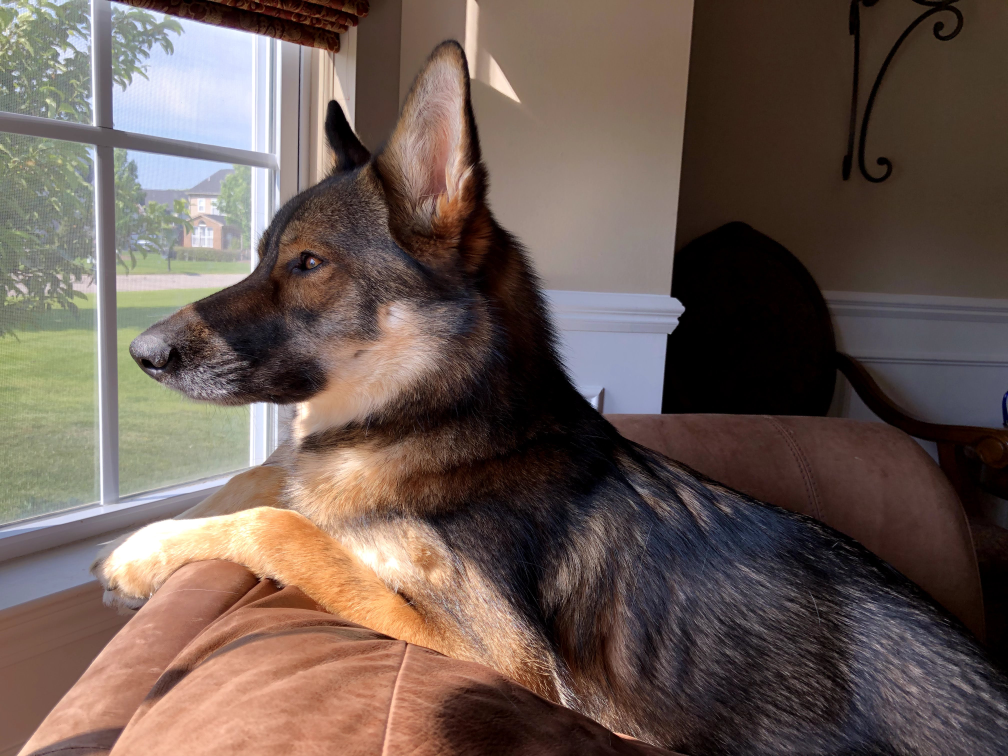
#> input picture Picture/bella.jpg, 4032 x 3024 px (shown at 1/4 size)
$ python thresh.py
#> lines starting #> are read from the running program, lines starting #| are printed output that depends on the picture; after the words box and inside, x2 and y2 are one past the last pixel; in counts of white or black regions, pixels touching at a corner belong together
#> further down, img is the input picture: shape (3024, 4032, 3); mean B, G, R 83.2, 90.5, 106.9
import cv2 as cv
import numpy as np

def rescaleFrame(frame, scale = 0.75):
#> called with scale = 0.4
    width = int(frame.shape[1] * scale)
#> width = 1612
    height = int(frame.shape[0] * scale)
#> height = 1209
    dimensions = (width,height)
#> dimensions = (1612, 1209)

    return cv.resize(frame, dimensions, interpolation=cv.INTER_AREA)


img = cv.imread('Picture/bella.jpg')
resized_image = rescaleFrame(img, 0.4)
img = resized_image

gray = cv.cvtColor(img, cv.COLOR_BGR2GRAY)
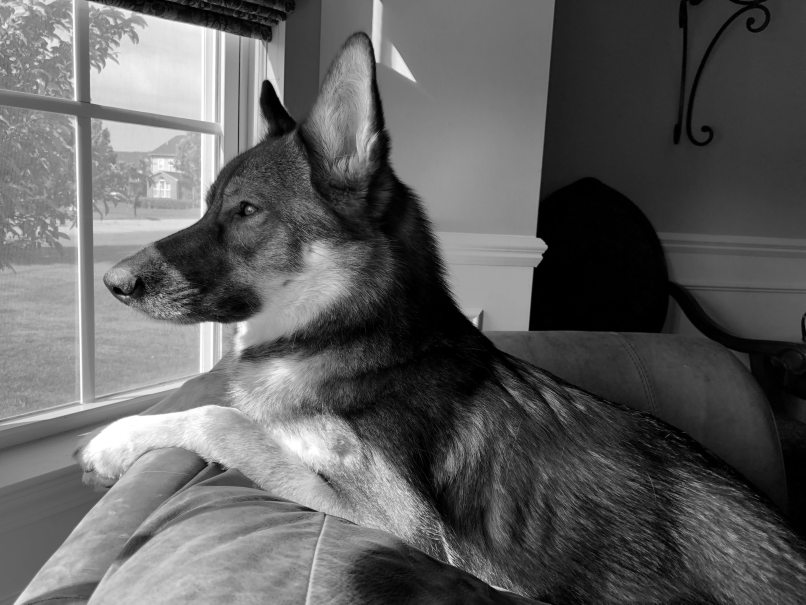
#> gray: shape (1209, 1612) (shown at 1/2 size); min 0, max 255, mean 94.6
cv.imshow('Gray', gray)

threshold, thresh = cv.threshold(gray, 150, 255, cv.THRESH_BINARY) #If the threshold value is above 150, color goes to white, if it's below, color goes to black. Thresh is the thresholded image that is returned from the function
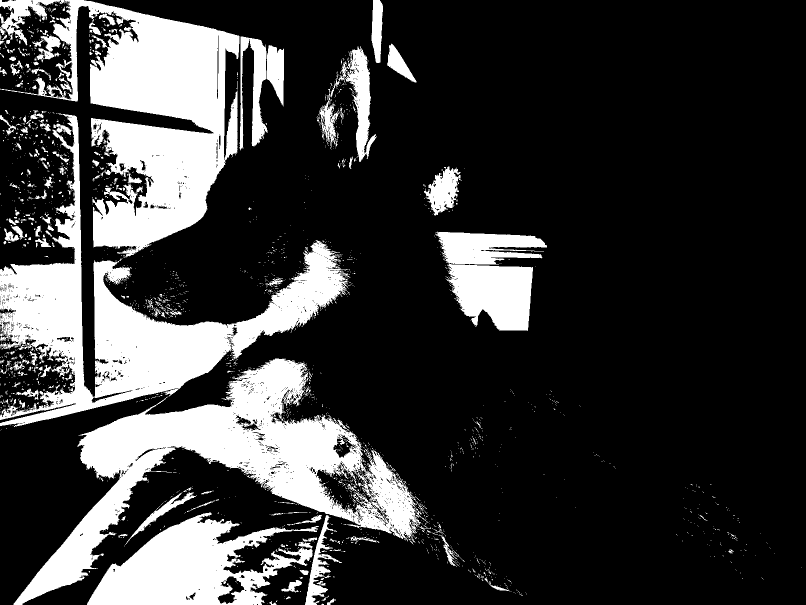
#> thresh: shape (1209, 1612) (shown at 1/2 size); 22.3% white; 2414 white regions (2216 under 20 px), largest, box (x1, y1, x2, y2) and area: (27, 717, 862, 1209) 104533, (0, 0, 479, 516) 103458, (0, 227, 701, 854) 101497
#cv.imshow('Thresholded', thresh)

threshold_inv, thresh_inv = cv.threshold(gray, 150, 255, cv.THRESH_BINARY_INV)
#cv.imshow('Thresholded Inverse', thresh_inv)

#Adaptive Thresholding
adaptive_thresh_m = cv.adaptiveThreshold(gray, 255, cv.ADAPTIVE_THRESH_MEAN_C, cv.THRESH_BINARY, 11, 3)
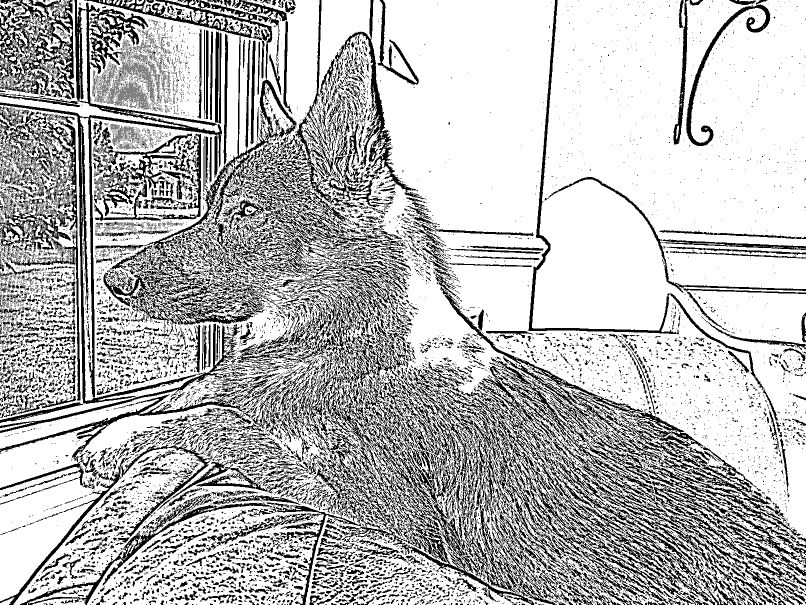
#> adaptive_thresh_m: shape (1209, 1612) (shown at 1/2 size); 72.8% white; 15848 black regions (13945 under 20 px), largest, box (x1, y1, x2, y2) and area: (542, 579, 1329, 1209) 69937, (870, 547, 1612, 1209) 60421, (168, 0, 788, 666) 48361
cv.imshow("Adaptive Thresholding Mean", adaptive_thresh_m)

adaptive_thresh_g = cv.adaptiveThreshold(gray, 255, cv.ADAPTIVE_THRESH_GAUSSIAN_C, cv.THRESH_BINARY, 11, 3)
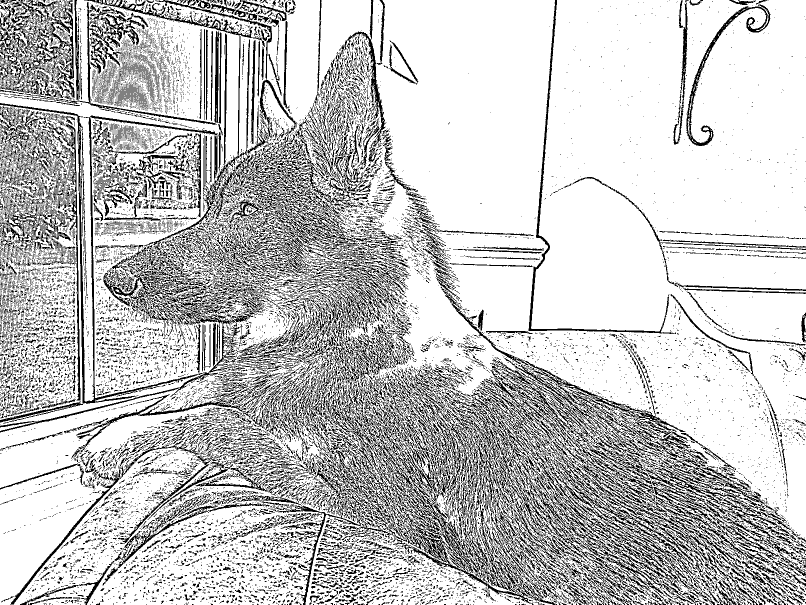
#> adaptive_thresh_g: shape (1209, 1612) (shown at 1/2 size); 76.8% white; black in thin lines or dots
cv.imshow("Adaptive Thresholding Gaussian", adaptive_thresh_g)

cv.waitKey(0)

$ run again, with Picture/faces.jpg copied over Picture/bella.jpg
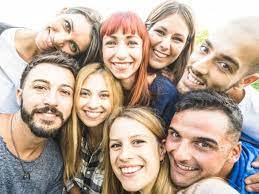
#> input picture Picture/faces.jpg, 259 x 194 px
#> img is the input picture: shape (194, 259, 3); mean B, G, R 153.4, 167.2, 185.7
#> `threshold, thresh = cv.threshold(gray, 150, 255, cv.THRESH_BINARY) #If..`:
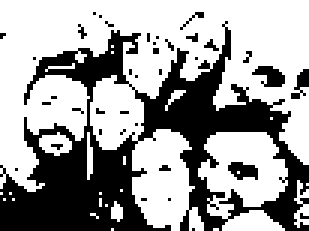
#> thresh: shape (77, 103) (shown 3 times larger); 62.7% white; 38 black regions (34 under 20 px), largest, box (x1, y1, x2, y2) and area: (0, 7, 103, 77) 2730, (84, 22, 95, 29) 48, (76, 54, 86, 60) 42, (97, 23, 103, 33) 31
#> adaptive_thresh_m: shape (77, 103); 59.8% white; 46 black regions (36 under 20 px), largest, box (x1, y1, x2, y2) and area: (0, 1, 103, 77) 2600, (96, 18, 103, 36) 75, (83, 21, 95, 30) 61
#> `adaptive_thresh_g = cv.adaptiveThreshold(gray, 255, cv.ADAPTIVE_THRESH..`:
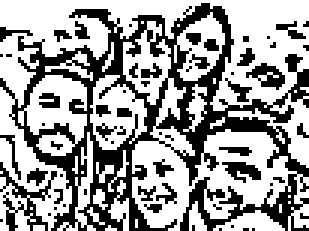
#> adaptive_thresh_g: shape (77, 103) (shown 3 times larger); 62% white; black in thin lines or dots

$ run again, with Picture/obama.jpg copied over Picture/bella.jpg
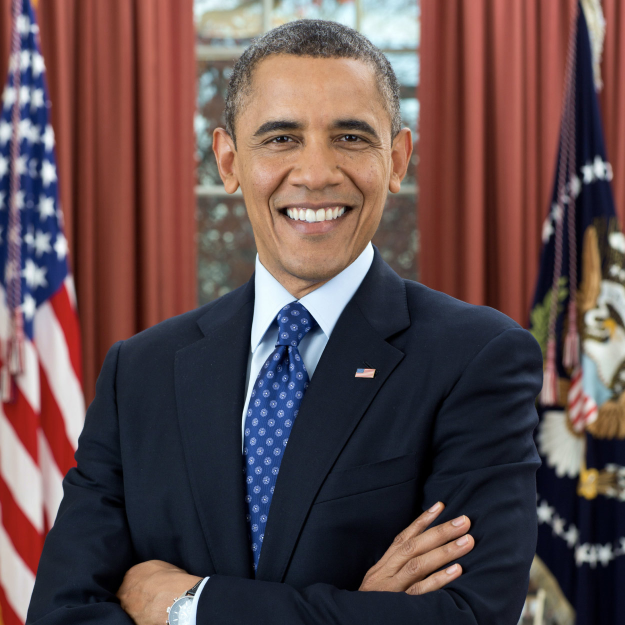
#> input picture Picture/obama.jpg, 1250 x 1250 px (shown at 1/2 size)
#> img is the input picture: shape (1250, 1250, 3); mean B, G, R 76.6, 75.5, 96.4
#> `threshold, thresh = cv.threshold(gray, 150, 255, cv.THRESH_BINARY) #If..`:
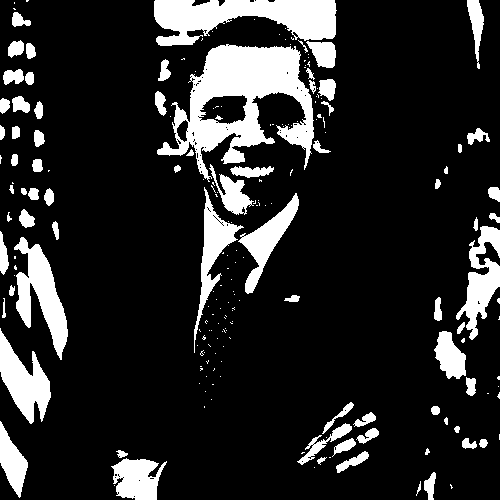
#> thresh: shape (500, 500); 15.6% white; 203 white regions (128 under 20 px), largest, box (x1, y1, x2, y2) and area: (157, 44, 314, 182) 9456, (154, 0, 337, 46) 5347, (14, 237, 68, 360) 2832
#> adaptive_thresh_m: shape (500, 500); 67.8% white; 974 black regions (849 under 20 px), largest, box (x1, y1, x2, y2) and area: (0, 0, 176, 500) 16128, (149, 0, 335, 464) 12099, (357, 162, 500, 500) 8073
#> `adaptive_thresh_g = cv.adaptiveThreshold(gray, 255, cv.ADAPTIVE_THRESH..`:
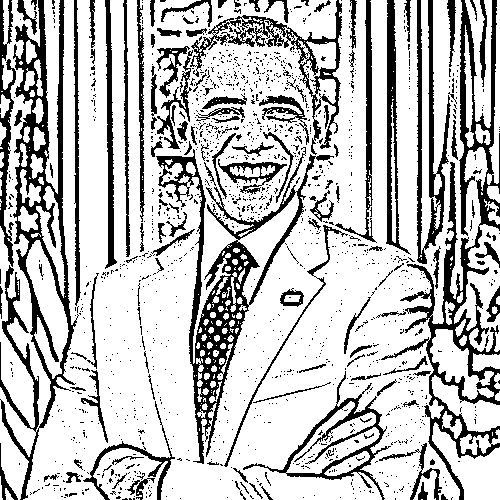
#> adaptive_thresh_g: shape (500, 500); 75.6% white; 1409 black regions (1273 under 20 px), largest, box (x1, y1, x2, y2) and area: (381, 0, 500, 500) 9321, (0, 0, 79, 500) 8900, (156, 147, 334, 464) 7754
